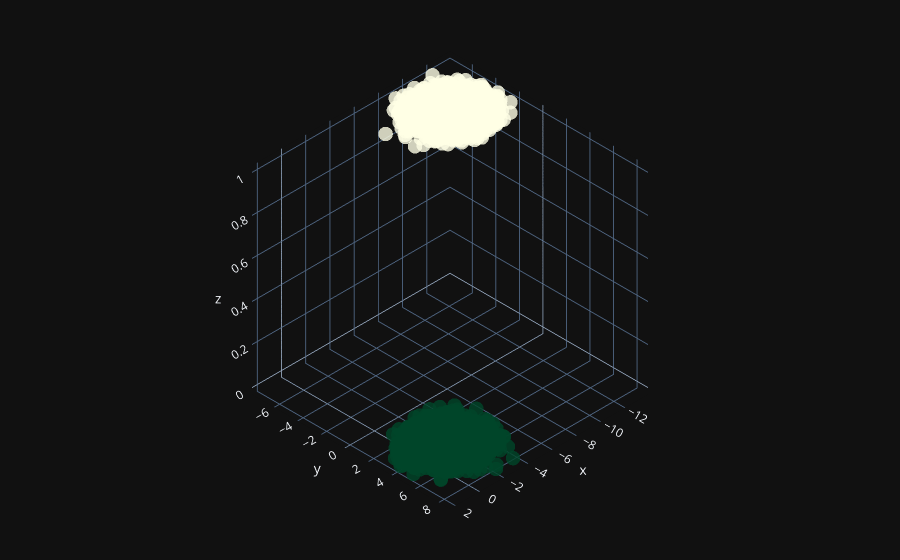
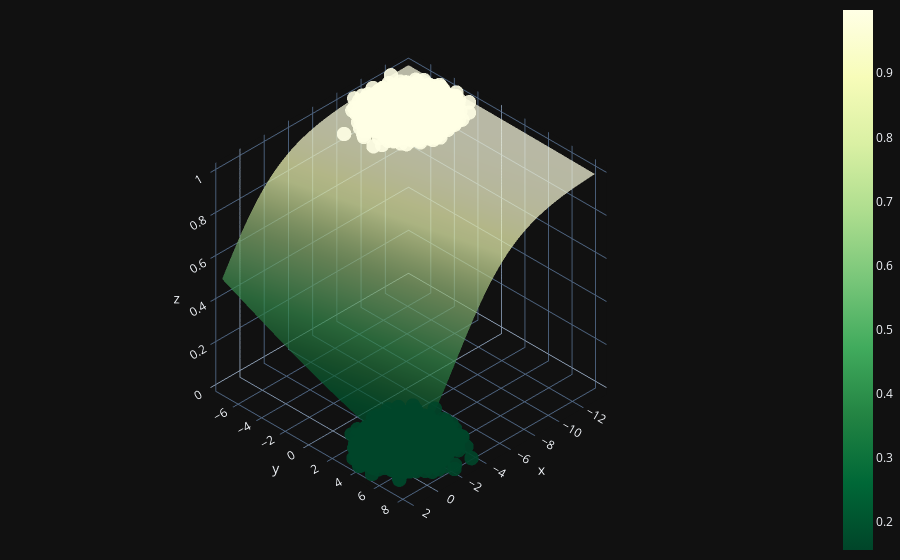

Notebook code for these charts, in order:
### Code cell
#visualiser dataset
X, y = make_blobs(n_samples=10000, n_features=2, centers=2, random_state=1)
y = y.reshape((y.shape[0], 1))
print('dimensions de X:', X.shape)
print('dimensions de y:', y.shape)

# réseau neurone apprentissage à améliorer des erreurs dedans
ml = LinearModule(2,1,100)
al = Sigmoide()
for i in tqdm(range(1000)):
    ml.zero_grad()
    yhat = al.forward(ml.forward(X))
    mse = MSELoss()
    grad_error = mse.backward(y,yhat)
    grad_sig = al.backward_delta(al.input,grad_error)
    grad_delta = ml.backward_delta(ml.input,grad_sig)
    ml.backward_update_gradient(ml.input,grad_error)
    ml.update_parameters()
yo = np.where(yhat>=0.5,1,0)

#afficher frontière de décision simplement
fig, ax = plt.subplots(figsize=(9, 6))
ax.scatter(X[:,0], X[:, 1], c=y, cmap='summer')
x1 = np.linspace(-12.5, 4, 100).reshape(-1,1)
x2 = (( ml.W[0] * x1 - ml.b) / ml.W[1]).reshape(-1,1)
ax.plot(x1, x2, c='orange', lw=3)
plt.show()

#module 3d
import plotly.graph_objects as go

fig = go.Figure(data=[go.Scatter3d( 
    x=X[:, 0].flatten(),
    y=X[:, 1].flatten(),
    z=y.flatten(),
    mode='markers',
    marker=dict(
        size=5,
        color=y.flatten(),                
        colorscale='YlGn',  
        opacity=0.8,
        reversescale=True
    )
)])

fig.update_layout(template= "plotly_dark", margin=dict(l=0, r=0, b=0, t=0))
fig.layout.scene.camera.projection.type = "orthographic"
fig.show()

X0 = np.linspace(X[:, 0].min(), X[:, 0].max(), 100)
X1 = np.linspace(X[:, 1].min(), X[:, 1].max(), 100)
xx0, xx1 = np.meshgrid(X0, X1)
Z = ml.W[0] * xx0 + ml.W[1] * xx1 + ml.b
A = 1 / (1 + np.exp(-Z))

fig = (go.Figure(data=[go.Surface(z=A, x=xx0, y=xx1, colorscale='YlGn', opacity = 0.7, reversescale=True)]))

fig.add_scatter3d(x=X[:, 0].flatten(), y=X[:, 1].flatten(), z=y.flatten(), mode='markers', marker=dict(size=5, color=y.flatten(), colorscale='YlGn', opacity = 0.9, reversescale=True))


fig.update_layout(template= "plotly_dark", margin=dict(l=0, r=0, b=0, t=0))
fig.layout.scene.camera.projection.type = "orthographic"
fig.show()
# on peut faire une animation aussi

### Figure 1 — Plotly figure (JSON) as saved in the notebook; plotly's stock layout.template omitted (floating-point values rounded to 4 significant figures; data arrays with more than 128 entries replaced by an {"elided": "..."} marker saying what was removed)
{"data": [{"marker": {"color": {"elided": "10000 int values"}, "colorscale": [[0, "rgb(255,255,229)"], [0.125, "rgb(247,252,185)"], [0.25, "rgb(217,240,163)"], [0.375, "rgb(173,221,142)"], [0.5, "rgb(120,198,121)"], [0.625, "rgb(65,171,93)"], [0.75, "rgb(35,132,67)"], [0.875, "rgb(0,104,55)"], [1, "rgb(0,69,41)"]], "opacity": 0.8, "reversescale": true, "size": 5}, "mode": "markers", "type": "scatter3d", "x": {"elided": "10000 float values"}, "y": {"elided": "10000 float values"}, "z": {"elided": "10000 int values"}}], "layout": {"margin": {"b": 0, "l": 0, "r": 0, "t": 0}, "scene": {"camera": {"projection": {"type": "orthographic"}}}}}

### Figure 2 — Plotly figure (JSON) as saved in the notebook; plotly's stock layout.template omitted (floating-point values rounded to 4 significant figures; data arrays with more than 128 entries replaced by an {"elided": "..."} marker saying what was removed)
{"data": [{"colorscale": [[0, "rgb(255,255,229)"], [0.125, "rgb(247,252,185)"], [0.25, "rgb(217,240,163)"], [0.375, "rgb(173,221,142)"], [0.5, "rgb(120,198,121)"], [0.625, "rgb(65,171,93)"], [0.75, "rgb(35,132,67)"], [0.875, "rgb(0,104,55)"], [1, "rgb(0,69,41)"]], "opacity": 0.7, "reversescale": true, "type": "surface", "x": {"elided": "100x100 float values"}, "y": {"elided": "100x100 float values"}, "z": {"elided": "100x100 float values"}}, {"marker": {"color": {"elided": "10000 int values"}, "colorscale": [[0, "rgb(255,255,229)"], [0.125, "rgb(247,252,185)"], [0.25, "rgb(217,240,163)"], [0.375, "rgb(173,221,142)"], [0.5, "rgb(120,198,121)"], [0.625, "rgb(65,171,93)"], [0.75, "rgb(35,132,67)"], [0.875, "rgb(0,104,55)"], [1, "rgb(0,69,41)"]], "opacity": 0.9, "reversescale": true, "size": 5}, "mode": "markers", "type": "scatter3d", "x": {"elided": "10000 float values"}, "y": {"elided": "10000 float values"}, "z": {"elided": "10000 int values"}}], "layout": {"margin": {"b": 0, "l": 0, "r": 0, "t": 0}, "scene": {"camera": {"projection": {"type": "orthographic"}}}}}
